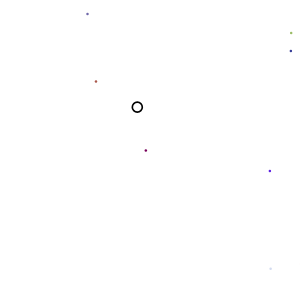
Frame 1 (no input)
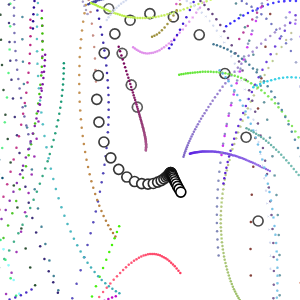
Frame 60 (no input)
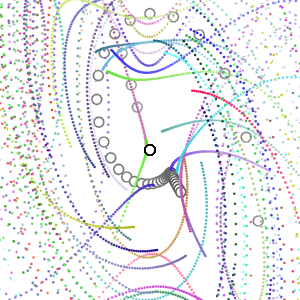
Frame 120 (the mouse pressed at the canvas centre since frame 60)

The p5.js sketch that drew these frames (run headless with seeded random() and noise() and a simulated clock; from frame 60 on, the mouse is pressed at the canvas centre):

// p5.js sketch
// ── sketch.js
var P;
var C;
var XMin = -100;
var XMax = 100;
var YMin = -100;
var YMax = 100;
var ZMin = -100;
var ZMax = 100;

var Alpha = 10;
var Beta = 8/3;
var Rho = 28;

var M;

var Scl = 5;

// 函数setup() ：准备阶段
function setup() 
{
	createCanvas(300,300);
	P = new Array();
	C = new Array();
	for(var i=0;i<100;i++)
	{
		var x = random(XMin,XMax);
		var y = random(YMin,YMax);
		var z = random(ZMin,ZMax);
		P[i] = createVector(x,y,z);

		var r = random(0,255);
		var g = random(0,255);
		var b = random(0,255);
		C[i] = color(r,g,b);
	}

	M = createVector(
		random(XMin,XMax),
		random(YMin,YMax),
		random(ZMin,ZMax));
	
}

// 函数draw()：作画阶段
function draw() {
	fill(255,255,255,2);
	rect(-10,-10,2*width,2*height);
	//drawCircle5(width/2,height/2,width*0.8);
	
	Step(0.0002,10);

	for(var i=0;i<800;i++)
	{
		M = Step_LorenZ(M.x,M.y,M.z,0.00002);
	}


	push();
	translate(width/2,height/2);
	scale(Scl,Scl);
	for(var i=0;i<P.length;i++)
	{
		d = map(P[i].z,-3,3,0,255);
		fill(C[i]);
		noStroke();
		ellipse(P[i].x,P[i].y,0.5,0.5);
	}
	strokeWeight(0.33);
	stroke(0);
	fill(255);
	ellipse(M.x,M.y,2,2);
	pop();
	
}

function mousePressed()
{
	var x = map(mouseX,0,width,-0.5*width/Scl,0.5*width/Scl);
	var y = map(mouseY,0,height,-0.5*height/Scl,0.5*height/Scl);
	var z = random(ZMin,ZMax);
	M= createVector(x,y,z);
}

function Step(dt,iter)
{
	for(k=0;k<iter;k++)
	{
		for(var i=0;i<P.length;i++)
		{
			P[i] = Step_LorenZ(P[i].x, P[i].y, P[i].z, dt);	

		}
		
	}
}

function Step_LorenZ(x,y,z,dt)
{
	var dx = dt * Alpha*(y-x);
	//print("dx:" + dx + " dt:" + dt + " alpha" + alpha + " y:"+y + " x:"+x);
	var dy = dt * (x*(Rho-z) -y);
	var dz = dt * (x*y-Beta*z);
	var p2 = createVector( x+dx, y+dy, z+dz);
	//print("x:" + x + " y:" + y + " dx: "+dx);
	return p2;
}
